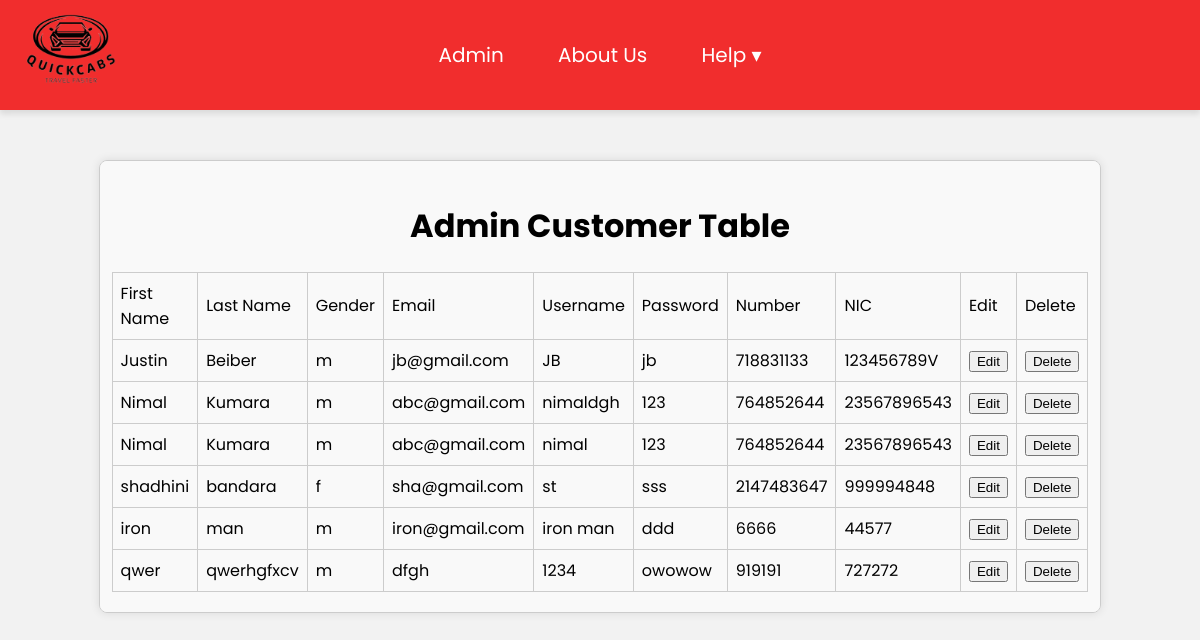
The page /adminCustomerTable.php on the database its author committed.
### tables this page shows
CREATE TABLE `customers` (
  `firstName` varchar(50) NOT NULL,
  `lastName` varchar(50) NOT NULL,
  `gender` enum('m','f') NOT NULL,
  `email` varchar(50) NOT NULL,
  `username1` varchar(50) NOT NULL,
  `password1` varchar(20) NOT NULL,
  `number` int(10) NOT NULL,
  `nic` varchar(12) NOT NULL,
  `userid` int(11) NOT NULL
);

### adminCustomerTable.php (the view, shortened to what this page needs)
<!DOCTYPE html>
<html lang="en">
<head>
    <link rel="stylesheet" href="style.css">
</head>
<body>
    <header>
    <div class="logo">
    <img src="./image/logo.png" alt="logo">
</div>
    <nav>
        <ul class="menu">
        <li><a href="success.php">Admin</a></li>
        <li><a href="aboutUs.php">About Us</a></li>
        <li class="dropdown">
            <a href="help.php">Help ▾</a>
        </li>
    </ul>
</nav>
    </header>
    <br><br>
    <div class="table-container">
    <h1>Admin Customer Table</h1>
    <?php
    $conn = new mysqli('localhost', 'root', '', 'cab service data');
    ?>
    <?php
    $sql = "SELECT * FROM customers ";
    echo '<table border="1" cellspacing="2" cellpadding="2">
          <tr>
              <td> First Name </td>
              <td> Last Name </td>
              <td> Gender </td>
              <td> Email </td>
              <td> Username </td>
              <td> Password </td>
              <td> Number </td>
              <td> NIC </td>
              <td> Edit </td>
              <td> Delete</td>
          </tr>';
    if ($result = $conn->query($sql)) {
        while ($row = $result->fetch_assoc()) {
            $field1name = $row["firstName"];
            $field2name = $row["lastName"];
            $field3name = $row["gender"];
            $field4name = $row["email"];
            $field5name = $row["username1"];
            $field6name = $row["password1"];
            $field7name = $row["number"];
            $field8name = $row["nic"];
            $userid = $row["userid"];
            echo '<tr>
                      <td>' . $field1name . '</td>
                      <td>' . $field2name . '</td>
                      <td>' . $field3name . '</td>
                      <td>' . $field4name . '</td>
                      <td>' . $field5name . '</td>
                      <td>' . $field6name . '</td>
                      <td>' . $field7name . '</td>
                      <td>' . $field8name . '</td>
                      <td>
                          <form method="post">
                              <input type="hidden" name="edit_user" value="' . $userid . '">
                              <input type="submit" value="Edit">
                          </form>
                      </td>
                      <td>
                          <form method="post">
                              <input type="hidden" name="delete_user" value="' . $userid . '">
                              <input type="submit" value="Delete">
                          </form>
                      </td>
                  </tr>';
        }
    }
    echo '</table>';
    ?></div>
</body>
</html>

### style.css (style rules this page uses)
body { background-color: #333; margin: 0; font-family: 'Poppins', sans-serif; }
header { background-color: #F12D2D; color: black; padding: 20px 0; text-align: center; box-shadow: 0 4px 6px rgba(0, 0, 0, 0.1); }
nav { background: #F12D2D; }
.logo { position: absolute; top: 0; left: 0; }
.logo img { width: 150px; height: auto; }
.menu { list-style: none; margin: 0; padding: 0; }
.menu li { display: inline-block; position: relative; }
.menu li a { display: block; padding: 20px 25px; color: #FFF; text-decoration: none; text-align: center; font-size: 20px; border-radius: 20px; transition: background-color 0.4s; }

### adminCustomerTable.php (style rules this page uses)
body { background-color: #f2f2f2; }
.table-container { width: 80%; margin: 0 auto; border: 1px solid #ccc; border-radius: 8px; box-shadow: 0 0 10px rgba(0, 0, 0, 0.1); padding: 20px; background-color: #f9f9f9; display: flex; flex-direction: column; align-items: center; overflow-x: auto; }
table { width: 100%; border-collapse: collapse; }
table, th, td { border: 1px solid #ccc; }
th, td { padding: 8px; text-align: left; }

### rows shown on the page
customers: firstName "Justin", lastName "Beiber", gender "m", email "jb@gmail.com", username1 "JB", password1 "jb", number "718831133", nic "123456789V"
customers: firstName "Nimal", lastName "Kumara", gender "m", email "abc@gmail.com", username1 "nimaldgh", password1 "123", number "764852644", nic "23567896543"
customers: firstName "Nimal", lastName "Kumara", gender "m", email "abc@gmail.com", username1 "nimal", password1 "123", number "764852644", nic "23567896543"
customers: firstName "shadhini", lastName "bandara", gender "f", email "sha@gmail.com", username1 "st", password1 "sss", number "2147483647", nic "999994848"
customers: firstName "iron", lastName "man", gender "m", email "iron@gmail.com", username1 "iron man", password1 "ddd", number "6666", nic "44577"
customers: firstName "qwer", lastName "qwerhgfxcv", gender "m", email "dfgh", username1 "1234", password1 "owowow", number "919191", nic "727272"
